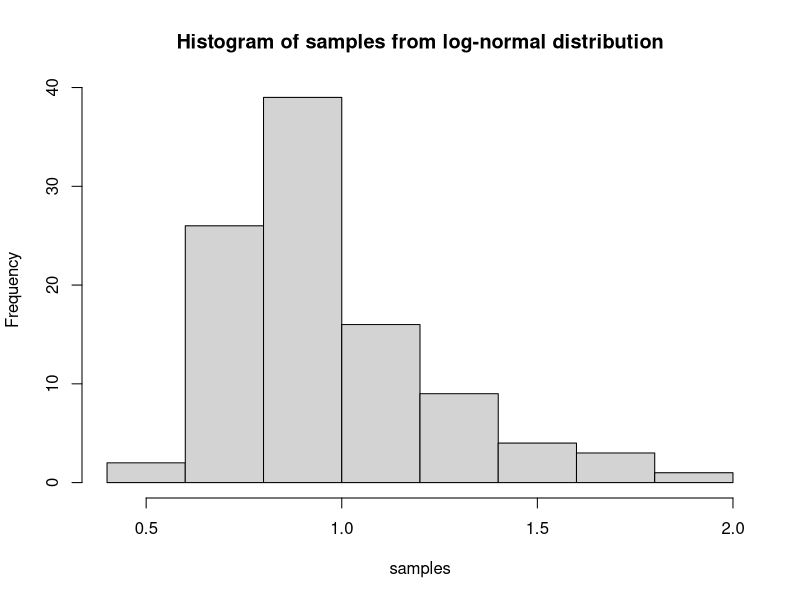
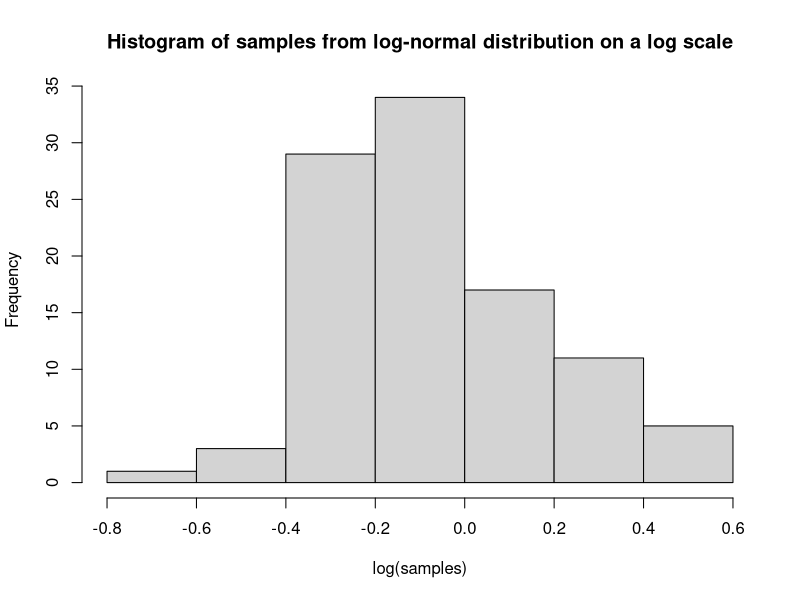

Write the R code that produced these figures, in order.
## ---- chunk 1
knitr::opts_chunk$set(echo = TRUE)
## ---- chunk 2
set.seed(1234)
m <- 1
s <- 0.25
location <- log(m^2 / sqrt(s^2 + m^2))
shape <- sqrt(log(1 + (s^2 / m^2)))
samples <- rlnorm(n=100, location, shape)
## ---- chunk 3
hist(samples,
     main = "Histogram of samples from log-normal distribution")
## ---- chunk 4
hist(log(samples),
     main = "Histogram of samples from log-normal distribution on a log scale")
